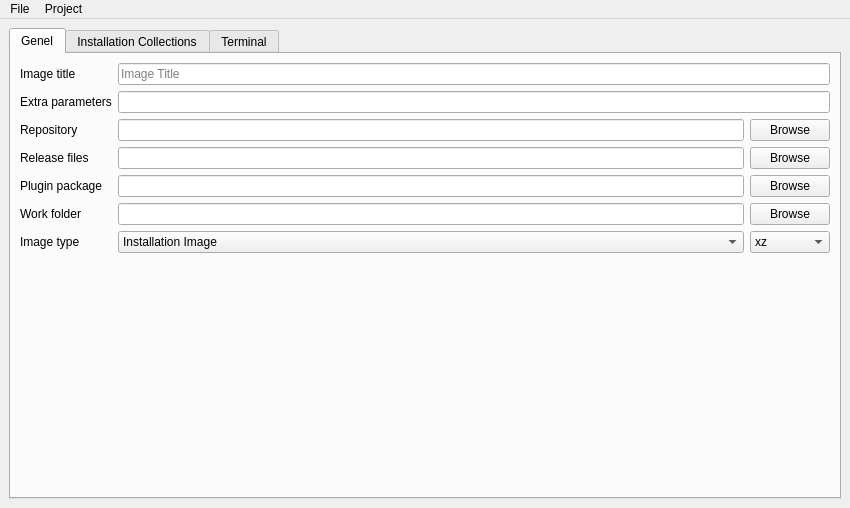
<?xml version="1.0" encoding="UTF-8"?>
<ui version="4.0">
 <class>MainWindow</class>
 <widget class="QMainWindow" name="MainWindow">
  <property name="geometry">
   <rect>
    <x>0</x>
    <y>0</y>
    <width>850</width>
    <height>508</height>
   </rect>
  </property>
  <property name="windowTitle">
   <string>Pisiman</string>
  </property>
  <property name="windowIcon">
   <iconset resource="raw.qrc">
    <normaloff>:/raw/pics/pardusman.png</normaloff>:/raw/pics/pardusman.png</iconset>
  </property>
  <widget class="QWidget" name="centralwidget">
   <layout class="QGridLayout" name="gridLayout_5">
    <item row="0" column="0">
     <widget class="QTabWidget" name="tabWidget">
      <property name="currentIndex">
       <number>0</number>
      </property>
      <widget class="QWidget" name="tab">
       <attribute name="title">
        <string>Genel</string>
       </attribute>
       <layout class="QGridLayout" name="gridLayout_2">
        <item row="0" column="0">
         <layout class="QGridLayout" name="gridLayout">
          <item row="6" column="1" colspan="2">
           <widget class="QComboBox" name="comboType">
            <item>
             <property name="text">
              <string>Installation Image</string>
             </property>
            </item>
            <item>
             <property name="text">
              <string>Live Image</string>
             </property>
            </item>
           </widget>
          </item>
          <item row="0" column="1" colspan="3">
           <widget class="QLineEdit" name="lineTitle">
            <property name="toolTip">
             <string>The title of the Pardus image</string>
            </property>
            <property name="placeholderText">
             <string>Image Title</string>
            </property>
           </widget>
          </item>
          <item row="0" column="0">
           <widget class="QLabel" name="label">
            <property name="text">
             <string>Image title</string>
            </property>
           </widget>
          </item>
          <item row="2" column="0">
           <widget class="QLabel" name="label_3">
            <property name="text">
             <string>Repository</string>
            </property>
           </widget>
          </item>
          <item row="5" column="1" colspan="2">
           <widget class="QLineEdit" name="lineWorkFolder">
            <property name="toolTip">
             <string>Path to the directory where Pardusman will work and create the related files and directories</string>
            </property>
           </widget>
          </item>
          <item row="3" column="0">
           <widget class="QLabel" name="label_4">
            <property name="text">
             <string>Release files</string>
            </property>
           </widget>
          </item>
          <item row="4" column="1" colspan="2">
           <widget class="QLineEdit" name="linePluginPackage"/>
          </item>
          <item row="6" column="3">
           <widget class="QComboBox" name="comboCompression">
            <item>
             <property name="text">
              <string>xz</string>
             </property>
            </item>
            <item>
             <property name="text">
              <string>gzip</string>
             </property>
            </item>
            <item>
             <property name="text">
              <string>lzma</string>
             </property>
            </item>
            <item>
             <property name="text">
              <string>lzo</string>
             </property>
            </item>
           </widget>
          </item>
          <item row="3" column="3">
           <widget class="QPushButton" name="pushBrowseReleaseFiles">
            <property name="text">
             <string>Browse</string>
            </property>
           </widget>
          </item>
          <item row="4" column="0">
           <widget class="QLabel" name="label_6">
            <property name="text">
             <string>Plugin package</string>
            </property>
           </widget>
          </item>
          <item row="1" column="1" colspan="3">
           <widget class="QLineEdit" name="lineParameters">
            <property name="toolTip">
             <string>Extra parameters to pass to the kernel command line during boot.</string>
            </property>
           </widget>
          </item>
          <item row="3" column="1" colspan="2">
           <widget class="QLineEdit" name="lineReleaseFiles">
            <property name="toolTip">
             <string>Path to the local directory which contains metadata about the image like the release notes, etc.</string>
            </property>
           </widget>
          </item>
          <item row="1" column="0">
           <widget class="QLabel" name="label_5">
            <property name="sizePolicy">
             <sizepolicy hsizetype="Fixed" vsizetype="Preferred">
              <horstretch>0</horstretch>
              <verstretch>0</verstretch>
             </sizepolicy>
            </property>
            <property name="text">
             <string>Extra parameters</string>
            </property>
           </widget>
          </item>
          <item row="6" column="0">
           <widget class="QLabel" name="label_7">
            <property name="text">
             <string>Image type</string>
            </property>
           </widget>
          </item>
          <item row="5" column="0">
           <widget class="QLabel" name="label_2">
            <property name="text">
             <string>Work folder</string>
            </property>
           </widget>
          </item>
          <item row="2" column="3">
           <widget class="QPushButton" name="pushBrowseRepository">
            <property name="sizePolicy">
             <sizepolicy hsizetype="Fixed" vsizetype="Fixed">
              <horstretch>0</horstretch>
              <verstretch>0</verstretch>
             </sizepolicy>
            </property>
            <property name="text">
             <string>Browse</string>
            </property>
           </widget>
          </item>
          <item row="2" column="1" colspan="2">
           <widget class="QLineEdit" name="lineRepository">
            <property name="toolTip">
             <string>Local or remote URL of the repository index from which the image will be created</string>
            </property>
           </widget>
          </item>
          <item row="4" column="3">
           <widget class="QPushButton" name="pushBrowsePluginPackage">
            <property name="text">
             <string>Browse</string>
            </property>
           </widget>
          </item>
          <item row="5" column="3">
           <widget class="QPushButton" name="pushBrowseWorkFolder">
            <property name="text">
             <string>Browse</string>
            </property>
           </widget>
          </item>
         </layout>
        </item>
        <item row="1" column="0">
         <spacer name="verticalSpacer">
          <property name="orientation">
           <enum>Qt::Vertical</enum>
          </property>
          <property name="sizeHint" stdset="0">
           <size>
            <width>20</width>
            <height>329</height>
           </size>
          </property>
         </spacer>
        </item>
       </layout>
      </widget>
      <widget class="QWidget" name="tab_2">
       <attribute name="title">
        <string>Installation Collections</string>
       </attribute>
       <layout class="QGridLayout" name="gridLayout_3">
        <item row="0" column="1">
         <widget class="QPushButton" name="pushAddCollection">
          <property name="text">
           <string>Add</string>
          </property>
         </widget>
        </item>
        <item row="1" column="1">
         <widget class="QPushButton" name="pushModifyCollection">
          <property name="text">
           <string>Modify</string>
          </property>
         </widget>
        </item>
        <item row="2" column="1">
         <widget class="QPushButton" name="pushRemoveCollection">
          <property name="text">
           <string>Remove</string>
          </property>
         </widget>
        </item>
        <item row="3" column="1">
         <widget class="QPushButton" name="pushSetDefaultCollection">
          <property name="enabled">
           <bool>true</bool>
          </property>
          <property name="text">
           <string>Set as Default</string>
          </property>
          <property name="checkable">
           <bool>true</bool>
          </property>
          <property name="checked">
           <bool>true</bool>
          </property>
         </widget>
        </item>
        <item row="4" column="1">
         <widget class="QCheckBox" name="checkCollection">
          <property name="text">
           <string>Collection Base</string>
          </property>
         </widget>
        </item>
        <item row="5" column="1">
         <spacer name="verticalSpacer_2">
          <property name="orientation">
           <enum>Qt::Vertical</enum>
          </property>
          <property name="sizeHint" stdset="0">
           <size>
            <width>20</width>
            <height>416</height>
           </size>
          </property>
         </spacer>
        </item>
        <item row="0" column="0" rowspan="6">
         <widget class="QListWidget" name="listPackageCollection"/>
        </item>
       </layout>
      </widget>
      <widget class="QWidget" name="tab_3">
       <attribute name="title">
        <string>Terminal</string>
       </attribute>
       <layout class="QGridLayout" name="gridLayout_6">
        <item row="0" column="0">
         <layout class="QVBoxLayout" name="terminalLayout"/>
        </item>
       </layout>
      </widget>
     </widget>
    </item>
   </layout>
  </widget>
  <widget class="QMenuBar" name="menubar">
   <property name="geometry">
    <rect>
     <x>0</x>
     <y>0</y>
     <width>850</width>
     <height>30</height>
    </rect>
   </property>
   <widget class="QMenu" name="menuFile">
    <property name="title">
     <string>File</string>
    </property>
    <addaction name="actionNew"/>
    <addaction name="actionOpen"/>
    <addaction name="separator"/>
    <addaction name="actionSave"/>
    <addaction name="actionSaveAs"/>
    <addaction name="separator"/>
    <addaction name="actionExit"/>
   </widget>
   <widget class="QMenu" name="menuProject">
    <property name="title">
     <string>Project</string>
    </property>
    <widget class="QMenu" name="menuCommands">
     <property name="title">
      <string>Commands</string>
     </property>
     <addaction name="actionMake_Repo"/>
     <addaction name="actionCheck_Repo"/>
     <addaction name="separator"/>
     <addaction name="actionMake_Live"/>
     <addaction name="actionPack_Live"/>
     <addaction name="separator"/>
     <addaction name="actionMake_Iso"/>
    </widget>
    <addaction name="actionUpdateRepo"/>
    <addaction name="separator"/>
    <addaction name="actionPackages"/>
    <addaction name="actionInstallationImagePackages"/>
    <addaction name="actionLanguages"/>
    <addaction name="separator"/>
    <addaction name="actionMakeImage"/>
    <addaction name="menuCommands"/>
    <addaction name="actionDownloadMissingPackages"/>
   </widget>
   <addaction name="menuFile"/>
   <addaction name="menuProject"/>
  </widget>
  <action name="actionNew">
   <property name="icon">
    <iconset resource="raw.qrc">
     <normaloff>:/raw/pics/document-new.png</normaloff>:/raw/pics/document-new.png</iconset>
   </property>
   <property name="text">
    <string>New</string>
   </property>
  </action>
  <action name="actionOpen">
   <property name="icon">
    <iconset resource="raw.qrc">
     <normaloff>:/raw/pics/document-open.png</normaloff>:/raw/pics/document-open.png</iconset>
   </property>
   <property name="text">
    <string>Open...</string>
   </property>
   <property name="shortcut">
    <string>Ctrl+O</string>
   </property>
  </action>
  <action name="actionSave">
   <property name="icon">
    <iconset resource="raw.qrc">
     <normaloff>:/raw/pics/document-save.png</normaloff>:/raw/pics/document-save.png</iconset>
   </property>
   <property name="text">
    <string>Save</string>
   </property>
  </action>
  <action name="actionSaveAs">
   <property name="icon">
    <iconset resource="raw.qrc">
     <normaloff>:/raw/pics/document-save-as.png</normaloff>:/raw/pics/document-save-as.png</iconset>
   </property>
   <property name="text">
    <string>Save As...</string>
   </property>
  </action>
  <action name="actionExit">
   <property name="icon">
    <iconset resource="raw.qrc">
     <normaloff>:/raw/pics/application-exit.png</normaloff>:/raw/pics/application-exit.png</iconset>
   </property>
   <property name="text">
    <string>Exit</string>
   </property>
  </action>
  <action name="actionUpdateRepo">
   <property name="icon">
    <iconset resource="raw.qrc">
     <normaloff>:/raw/pics/view-refresh.png</normaloff>:/raw/pics/view-refresh.png</iconset>
   </property>
   <property name="text">
    <string>Update Repo</string>
   </property>
   <property name="shortcut">
    <string>F5</string>
   </property>
  </action>
  <action name="actionPackages">
   <property name="icon">
    <iconset resource="raw.qrc">
     <normaloff>:/raw/pics/applications-other.png</normaloff>:/raw/pics/applications-other.png</iconset>
   </property>
   <property name="text">
    <string>Packages...</string>
   </property>
  </action>
  <action name="actionInstallationImagePackages">
   <property name="icon">
    <iconset resource="raw.qrc">
     <normaloff>:/raw/pics/applications-other.png</normaloff>:/raw/pics/applications-other.png</iconset>
   </property>
   <property name="text">
    <string>Installation Image Packages...</string>
   </property>
  </action>
  <action name="actionLanguages">
   <property name="icon">
    <iconset resource="raw.qrc">
     <normaloff>:/raw/pics/applications-education-language.png</normaloff>:/raw/pics/applications-education-language.png</iconset>
   </property>
   <property name="text">
    <string>Languages...</string>
   </property>
  </action>
  <action name="actionMakeImage">
   <property name="icon">
    <iconset resource="raw.qrc">
     <normaloff>:/raw/pics/media-optical.png</normaloff>:/raw/pics/media-optical.png</iconset>
   </property>
   <property name="text">
    <string>Make Image</string>
   </property>
   <property name="shortcut">
    <string>Ctrl+R</string>
   </property>
  </action>
  <action name="actionMake_Repo">
   <property name="text">
    <string>Make Repo</string>
   </property>
  </action>
  <action name="actionCheck_Repo">
   <property name="text">
    <string>Check Repo</string>
   </property>
  </action>
  <action name="actionMake_Live">
   <property name="text">
    <string>Make Live</string>
   </property>
  </action>
  <action name="actionPack_Live">
   <property name="text">
    <string>Pack Live</string>
   </property>
  </action>
  <action name="actionMake_Iso">
   <property name="text">
    <string>Make Iso</string>
   </property>
   <property name="shortcut">
    <string>Ctrl+Shift+C</string>
   </property>
  </action>
  <action name="actionDownloadMissingPackages">
   <property name="text">
    <string>Missing Packages</string>
   </property>
  </action>
 </widget>
 <tabstops>
  <tabstop>lineTitle</tabstop>
  <tabstop>lineParameters</tabstop>
  <tabstop>lineRepository</tabstop>
  <tabstop>lineReleaseFiles</tabstop>
  <tabstop>linePluginPackage</tabstop>
  <tabstop>lineWorkFolder</tabstop>
  <tabstop>comboType</tabstop>
  <tabstop>pushBrowseRepository</tabstop>
  <tabstop>pushBrowseReleaseFiles</tabstop>
  <tabstop>pushBrowsePluginPackage</tabstop>
  <tabstop>pushBrowseWorkFolder</tabstop>
  <tabstop>comboCompression</tabstop>
 </tabstops>
 <resources>
  <include location="raw.qrc"/>
 </resources>
 <connections/>
</ui>
